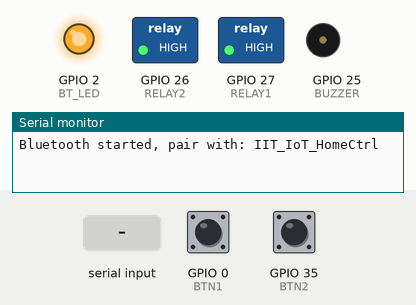
This sketch was run on a simulated ESP32. On the bench: switched loads named in the sketch (green lamp = pin HIGH), output pins drawn as LEDs (lit = HIGH), buzzer (waves = sounding), the last lines printed to the serial monitor. The inputs (shaded band) are chosen by the test bench; at power-on: GPIO 0 (BTN1) HIGH, GPIO 35 (BTN2) LOW. Nothing arrives over Bluetooth unless stated.

Above: at 1.2 s.
1.3 s: GPIO 0 (BTN1) pulled LOW for 0.15 s
At 2.5 s:
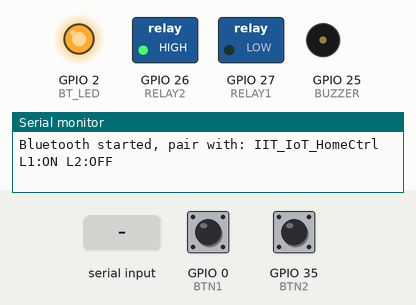
2.9 s: GPIO 35 (BTN2) pulled HIGH for 0.15 s
At 4.1 s:
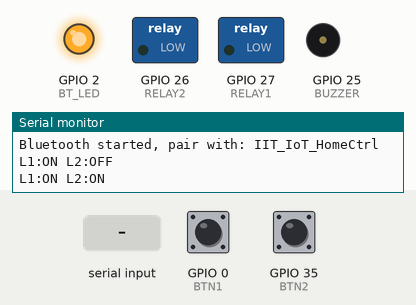
4.5 s: "2" received over the second serial link
At 5.7 s:
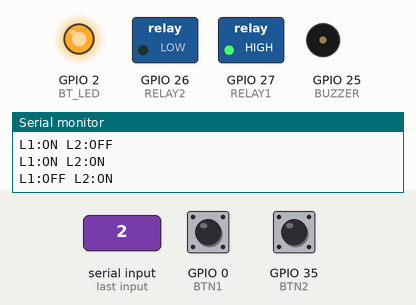
6.0 s: "4" received over the second serial link
At 7.1 s:
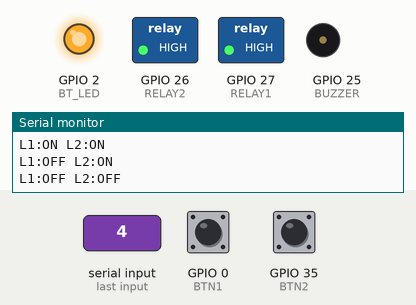
7.5 s: "1" received over the second serial link
At 8.5 s:
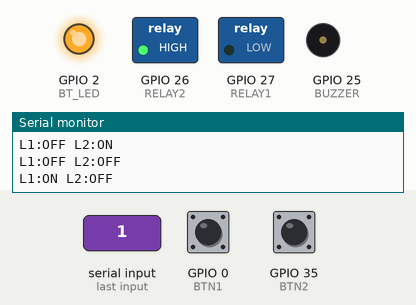
9.0 s: "3" received over the second serial link
At 9.9 s:
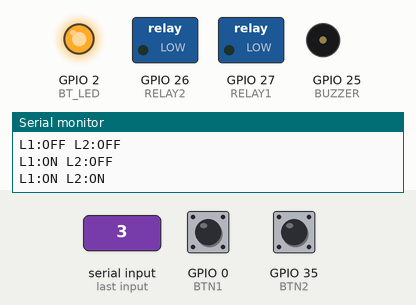
Timing chart, 0 to 11.5 s (numbered marks = the images above; inputs shaded):
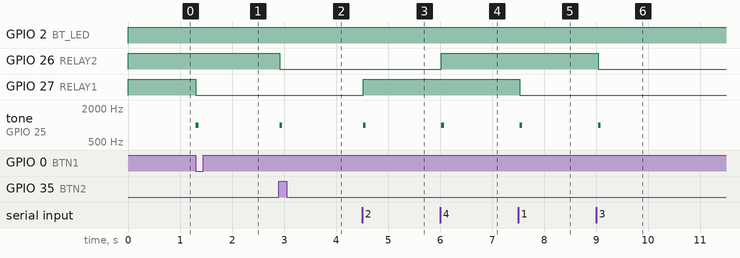

Measured:
- after the input at 1.3 s, GPIO 27 (RELAY1): HIGH → LOW at once; tone on GPIO 25 (BUZZER): silent → 1000 Hz at once, → silent 0.05 s later
- after the input at 2.9 s, GPIO 26 (RELAY2): HIGH → LOW at once; tone on GPIO 25 (BUZZER): silent → 1000 Hz at once, → silent 0.05 s later
- after the input at 4.5 s, GPIO 27 (RELAY1): LOW → HIGH at once; tone on GPIO 25 (BUZZER): silent → 1000 Hz at once, → silent 0.05 s later
- after the input at 6.0 s, GPIO 26 (RELAY2): LOW → HIGH at once; tone on GPIO 25 (BUZZER): silent → 1000 Hz at once, → silent 0.05 s later
- after the input at 7.5 s, GPIO 27 (RELAY1): HIGH → LOW at once; tone on GPIO 25 (BUZZER): silent → 1000 Hz at once, → silent 0.05 s later
- after the input at 9.0 s, GPIO 26 (RELAY2): HIGH → LOW at once; tone on GPIO 25 (BUZZER): silent → 1000 Hz at once, → silent 0.05 s later

The sketch:

p5-bt-light-control.ino
```cpp
#include <BluetoothSerial.h>

BluetoothSerial SerialBT;

#define RELAY1  27   // CH2 - Light 1
#define RELAY2  26   // CH1 - Light 2
#define BTN1    0    // onboard BOOT button - Light 1 override
#define BTN2    35   // external button - Light 2 override
#define BT_LED  2    // built-in LED, BT connected indicator
#define BUZZER  25

bool light1On = false;
bool light2On = false;
unsigned long lastCommandTime = 0;
const unsigned long BT_TIMEOUT = 30UL * 60UL * 1000UL; // 30 minutes

void setup() {
  Serial.begin(115200);
  SerialBT.begin("IIT_IoT_HomeCtrl");
  Serial.println("Bluetooth started, pair with: IIT_IoT_HomeCtrl");

  pinMode(RELAY1, OUTPUT);
  pinMode(RELAY2, OUTPUT);
  pinMode(BTN1, INPUT_PULLUP);
  pinMode(BTN2, INPUT); // external pull-down resistor used
  pinMode(BT_LED, OUTPUT);
  pinMode(BUZZER, OUTPUT);

  digitalWrite(RELAY1, HIGH); // start OFF (active-LOW)
  digitalWrite(RELAY2, HIGH);
  lastCommandTime = millis();
}

void setLight1(bool state) {
  light1On = state;
  digitalWrite(RELAY1, state ? LOW : HIGH);
}

void setLight2(bool state) {
  light2On = state;
  digitalWrite(RELAY2, state ? LOW : HIGH);
}

void beep() {
  tone(BUZZER, 1000);
  delay(50);
  noTone(BUZZER);
}

void sendStatus() {
  String msg = "L1:" + String(light1On ? "ON" : "OFF") + " L2:" + String(light2On ? "ON" : "OFF");
  SerialBT.println(msg);
  Serial.println(msg);
}

void loop() {
  digitalWrite(BT_LED, SerialBT.hasClient() ? HIGH : LOW);

  if (SerialBT.available()) {
    char cmd = SerialBT.read();
    lastCommandTime = millis();
    bool validCommand = true;

    switch (cmd) {
      case '1': setLight1(true); break;
      case '2': setLight1(false); break;
      case '3': setLight2(true); break;
      case '4': setLight2(false); break;
      case '5': setLight1(true); setLight2(true); break;
      case '6': setLight1(false); setLight2(false); break;
      case '?': break;
      default: validCommand = false; break;
    }

    if (validCommand) {
      if (cmd != '?') beep();
      sendStatus();
    }
  }

  static bool lastBtn1State = HIGH;
  bool currentBtn1State = digitalRead(BTN1);
  if (lastBtn1State == HIGH && currentBtn1State == LOW) {
    setLight1(!light1On);
    beep();
    sendStatus();
    lastCommandTime = millis();
  }
  lastBtn1State = currentBtn1State;

  static bool lastBtn2State = LOW;
  bool currentBtn2State = digitalRead(BTN2);
  if (lastBtn2State == LOW && currentBtn2State == HIGH) {
    setLight2(!light2On);
    beep();
    sendStatus();
    lastCommandTime = millis();
  }
  lastBtn2State = currentBtn2State;

  if (millis() - lastCommandTime > BT_TIMEOUT) {
    setLight1(false);
    setLight2(false);
  }

  delay(50);
}
```
